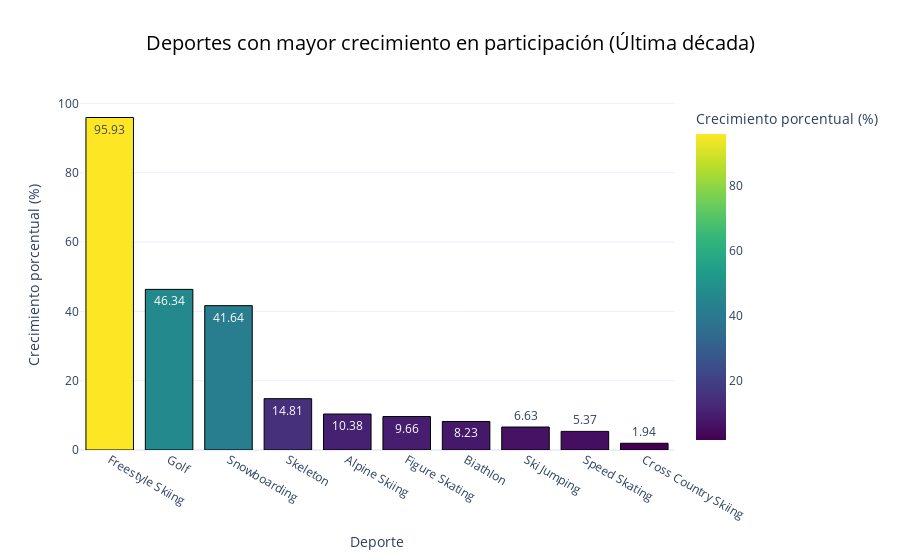

Notebook source saved alongside this figure:
### Markdown cell above
## 2. ¿Qué deportes tienen un mayor crecimiento de participación en las últimas décadas y cómo se correlaciona con tendencias globales (como el cambio climático o avances tecnológicos)?

### Code cell
import plotly.express as px

# Crear una columna de década
final_dataset_cleaned['Decade'] = (final_dataset_cleaned['Year'] // 10) * 10

# Calcular el número de participantes por deporte y década
participation_by_sport_decade = (
    final_dataset_cleaned.groupby(['Decade', 'Sport'])['NOC']
    .count()
    .reset_index()
    .rename(columns={'NOC': 'Participants'})
)

# Calcular el crecimiento porcentual por deporte
participation_by_sport_decade['Growth'] = (
    participation_by_sport_decade.groupby('Sport')['Participants']
    .pct_change()
    * 100
).fillna(0).round(2)

# Identificar los deportes con mayor crecimiento en la última década
latest_decade = participation_by_sport_decade['Decade'].max()
top_growth_sports = (
    participation_by_sport_decade[participation_by_sport_decade['Decade'] == latest_decade]
    .sort_values(by='Growth', ascending=False)
    .head(10)
)

# Graficar los deportes con mayor crecimiento
fig = px.bar(
    top_growth_sports,
    x='Sport',
    y='Growth',
    title='Deportes con mayor crecimiento en participación (Última década)',
    labels={'Growth': 'Crecimiento porcentual (%)', 'Sport': 'Deporte'},
    text='Growth',
    color='Growth',
    color_continuous_scale='viridis'
)

fig.update_traces(marker=dict(line=dict(color='black', width=1)))

fig.update_layout(
    title=dict(font=dict(size=20, color='black'), x=0.5),
    xaxis=dict(title='Deporte', titlefont=dict(size=14)),
    yaxis=dict(title='Crecimiento porcentual (%)', titlefont=dict(size=14)),
    template='plotly_white'
)

fig.show()

### Figure 1 — Plotly figure (JSON) as saved in the notebook; plotly's stock layout.template omitted (floating-point values rounded to 4 significant figures)
{"data": [{"alignmentgroup": "True", "hovertemplate": "Deporte=%{x}<br>Crecimiento porcentual (%)=%{marker.color}<extra></extra>", "legendgroup": "", "marker": {"color": [95.93, 46.34, 41.64, 14.81, 10.38, 9.66, 8.23, 6.63, 5.37, 1.94], "coloraxis": "coloraxis", "line": {"color": "black", "width": 1}, "pattern": {"shape": ""}}, "name": "", "offsetgroup": "", "orientation": "v", "showlegend": false, "text": [95.93, 46.34, 41.64, 14.81, 10.38, 9.66, 8.23, 6.63, 5.37, 1.94], "textposition": "auto", "type": "bar", "x": ["Freestyle Skiing", "Golf", "Snowboarding", "Skeleton", "Alpine Skiing", "Figure Skating", "Biathlon", "Ski Jumping", "Speed Skating", "Cross Country Skiing"], "xaxis": "x", "y": [95.93, 46.34, 41.64, 14.81, 10.38, 9.66, 8.23, 6.63, 5.37, 1.94], "yaxis": "y"}], "layout": {"barmode": "relative", "coloraxis": {"colorbar": {"title": {"text": "Crecimiento porcentual (%)"}}, "colorscale": [[0, "#440154"], [0.1111, "#482878"], [0.2222, "#3e4989"], [0.3333, "#31688e"], [0.4444, "#26828e"], [0.5556, "#1f9e89"], [0.6667, "#35b779"], [0.7778, "#6ece58"], [0.8889, "#b5de2b"], [1, "#fde725"]]}, "legend": {"tracegroupgap": 0}, "title": {"font": {"color": "black", "size": 20}, "text": "Deportes con mayor crecimiento en participación (Última década)", "x": 0.5}, "xaxis": {"anchor": "y", "domain": [0, 1], "title": {"font": {"size": 14}, "text": "Deporte"}}, "yaxis": {"anchor": "x", "domain": [0, 1], "title": {"font": {"size": 14}, "text": "Crecimiento porcentual (%)"}}}}
